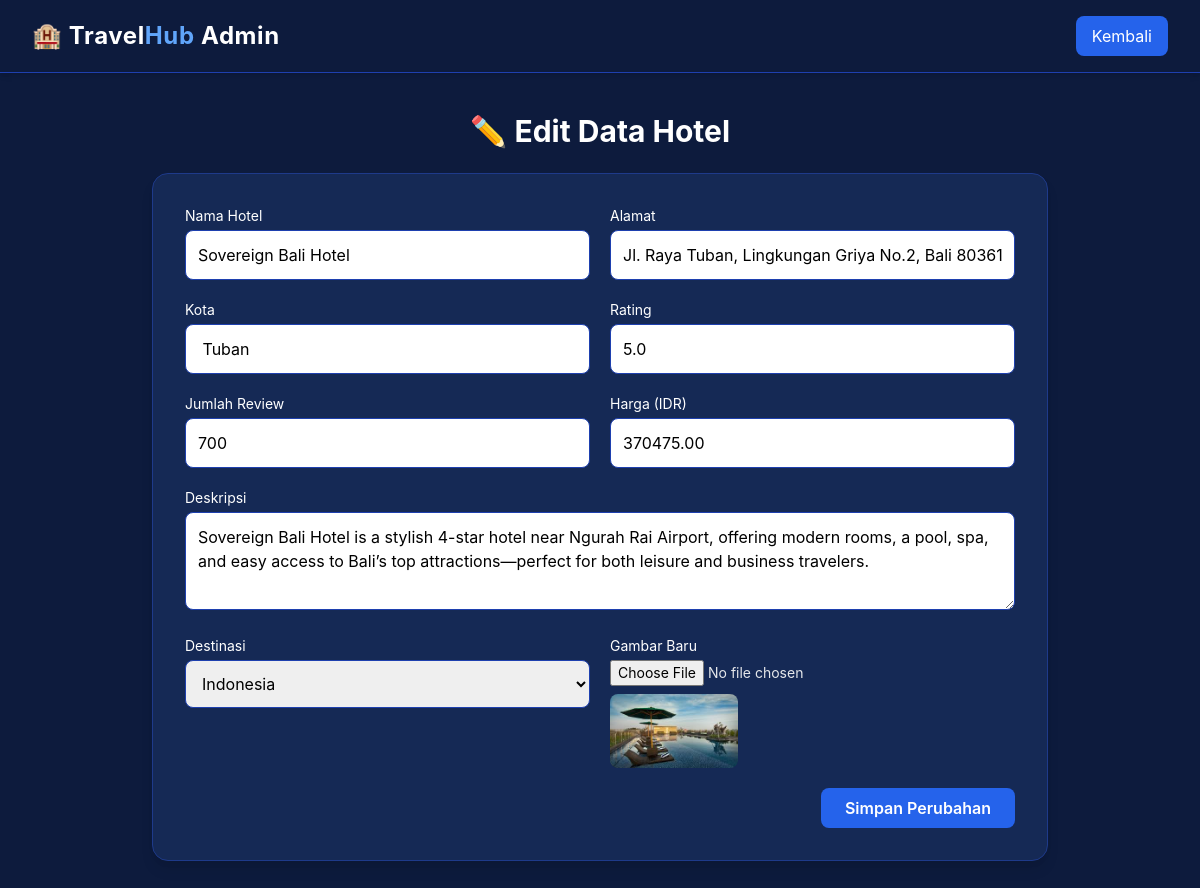
Screenshot of /admin/edithotel.php?id=1 with the database file from the repository.
### tables this page shows
CREATE TABLE `hotels` (
  `hotel_id` int NOT NULL,
  `name` varchar(100) NOT NULL,
  `address` varchar(255) DEFAULT NULL,
  `city` varchar(50) DEFAULT NULL,
  `rating` decimal(3,1) DEFAULT NULL,
  `reviews` int DEFAULT NULL,
  `image_hotel` varchar(255) DEFAULT NULL,
  `description` text,
  `price` decimal(12,2) NOT NULL,
  `destination_id` int NOT NULL
);

### admin/edithotel.php (the view, shortened to what this page needs)
<?php
include __DIR__ . '/../config/connect.php';
$id = $_GET['id'] ?? null;
$hotel = $conn->query("SELECT * FROM hotels WHERE hotel_id='$id'")->fetch_assoc();
?>
<!DOCTYPE html>
<html lang="en">
<head>
  <link href="https://cdn.jsdelivr.net/npm/tailwindcss@2.2.19/dist/tailwind.min.css" rel="stylesheet">
</head>
<body class="min-h-screen flex flex-col">
  <nav class="bg-[#0f1e42] py-4 px-8 flex justify-between items-center shadow-md border-b border-blue-800">
    <h1 class="text-2xl font-bold tracking-wide">🏨 Travel<span class="text-blue-400">Hub</span> Admin</h1>
    <a href="hotel-insert.php" class="bg-blue-600 px-4 py-2 rounded-lg hover:bg-blue-500 transition">Kembali</a>
  </nav>
  <div class="flex-grow container mx-auto px-6 py-10">
    <h2 class="text-3xl font-bold mb-6 text-center">✏️ Edit Data Hotel</h2>
    <div class="card rounded-2xl shadow-lg p-8 max-w-4xl mx-auto">
      <form action="" method="post" enctype="multipart/form-data" class="grid grid-cols-1 md:grid-cols-2 gap-5">
        <div>
          <label class="block text-sm mb-1">Nama Hotel</label>
          <input type="text" name="name" value="<?= $hotel['name'] ?>" class="w-full rounded-lg p-3 bg-[#0f1e42] border border-blue-800 text-black">
        </div>
        <div>
          <label class="block text-sm mb-1">Alamat</label>
          <input type="text" name="address" value="<?= $hotel['address'] ?>" class="w-full rounded-lg p-3 bg-[#0f1e42] border border-blue-800 text-black">
        </div>
        <div>
          <label class="block text-sm mb-1">Kota</label>
          <input type="text" name="city" value="<?= $hotel['city'] ?>" class="w-full rounded-lg p-3 bg-[#0f1e42] border border-blue-800 text-black">
        </div>
        <div>
          <label class="block text-sm mb-1">Rating</label>
          <input type="number" step="0.1" name="rating" value="<?= $hotel['rating'] ?>" class="w-full rounded-lg p-3 bg-[#0f1e42] border border-blue-800 text-black">
        </div>
        <div>
          <label class="block text-sm mb-1">Jumlah Review</label>
          <input type="number" name="reviews" value="<?= $hotel['reviews'] ?>" class="w-full rounded-lg p-3 bg-[#0f1e42] border border-blue-800 text-black">
        </div>
        <div>
          <label class="block text-sm mb-1">Harga (IDR)</label>
          <input type="number" step="0.01" name="price" value="<?= $hotel['price'] ?>" class="w-full rounded-lg p-3 bg-[#0f1e42] border border-blue-800 text-black">
        </div>
        <div class="md:col-span-2">
          <label class="block text-sm mb-1">Deskripsi</label>
          <textarea name="description" rows="3" class="w-full rounded-lg p-3 bg-[#0f1e42] border border-blue-800 text-black"><?= $hotel['description'] ?></textarea>
        </div>
        <div>
          <label class="block text-sm mb-1">Destinasi</label>
          <select name="destination_id" class="w-full rounded-lg p-3 bg-[#0f1e42] border border-blue-800 text-black">
            <?php
            $destQuery = $conn->query("SELECT destination_id, name FROM destinations");
            while ($dest = $destQuery->fetch_assoc()) {
              $selected = $dest['destination_id'] == $hotel['destination_id'] ? 'selected' : '';
              echo "<option value='{$dest['destination_id']}' $selected>{$dest['name']}</option>";
            }
            ?>
          </select>
        </div>
        <div>
          <label class="block text-sm mb-1">Gambar Baru</label>
          <input type="file" name="image" class="w-full text-sm text-gray-200">
          <img src="../<?= $hotel['image_hotel'] ?>" alt="" class="w-32 mt-2 rounded-lg">
        </div>
        <div class="md:col-span-2 text-right">
          <button type="submit" class="bg-blue-600 hover:bg-blue-500 px-6 py-2 rounded-lg font-semibold transition">Simpan Perubahan</button>
        </div>
      </form>
    </div>
  </div>
</body>
</html>

### admin/edithotel.php (style rules this page uses)
body { font-family: 'Inter', sans-serif; background-color: #0d1b3d; color: white; }
.card { background-color: #152955; border: 1px solid #1e3a8a; }

### rows the page displays
hotels: name "Sovereign Bali Hotel", address "Jl. Raya Tuban, Lingkungan Griya No.2, Bali 80361", city "Tuban", rating "5.0", reviews "700", price "370475.00", description "Sovereign Bali Hotel is a stylish 4-star hotel near Ngurah Rai Airport, offering modern rooms, a pool, spa, and easy access to Bali’s top attractions—perfect for both leisure and business travelers.", image_hotel (picture)

### other values shown
form field destination_id "Indonesia"
